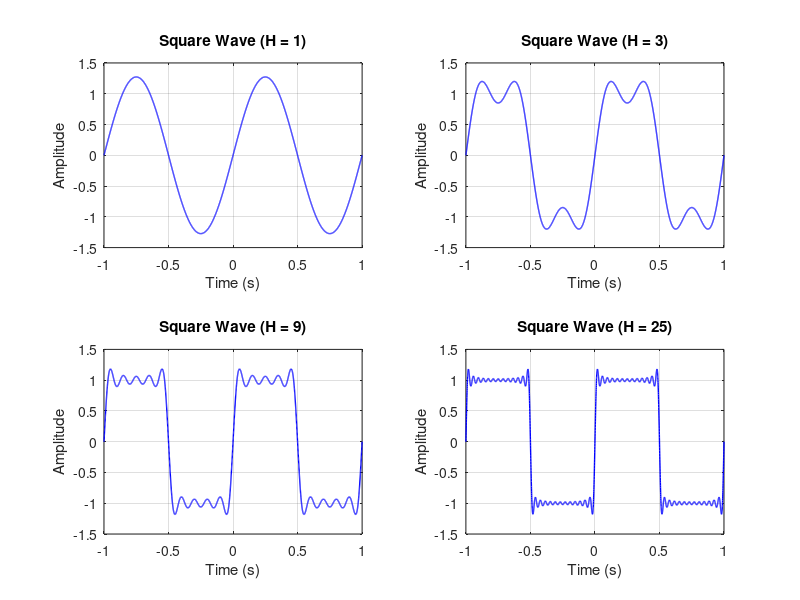
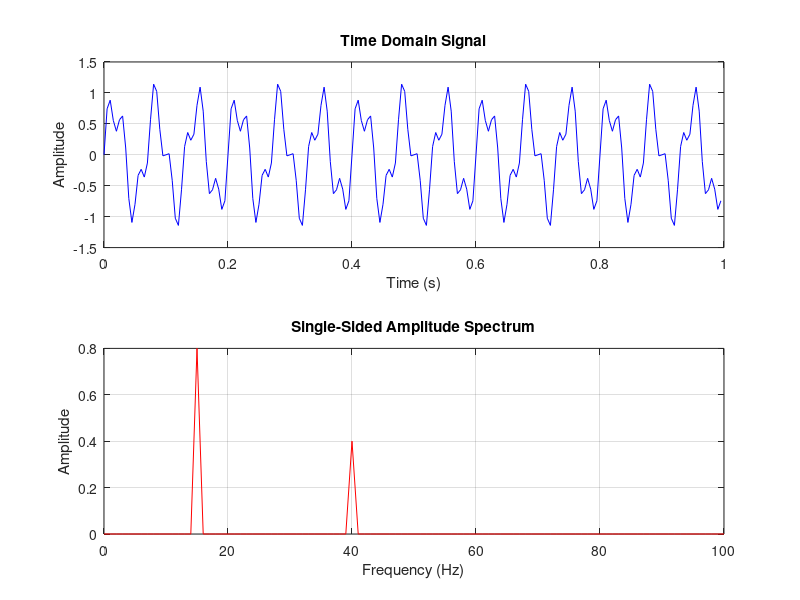
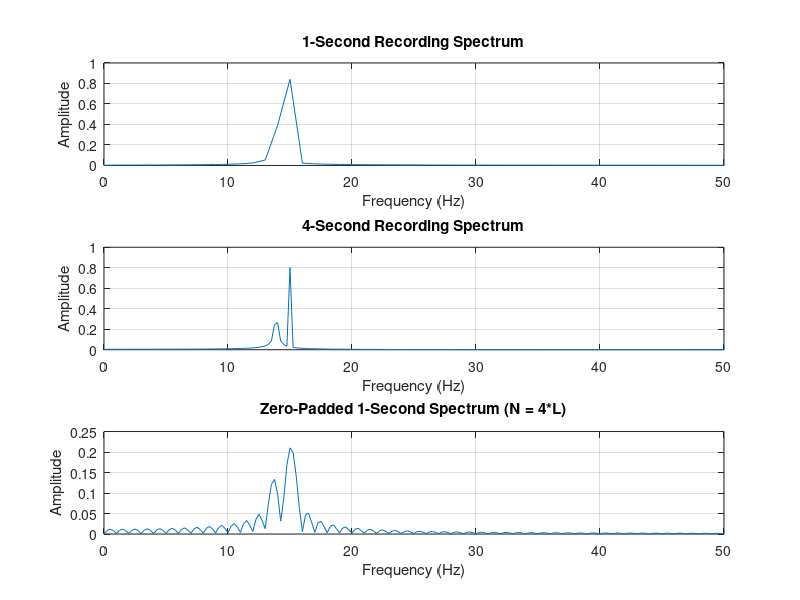
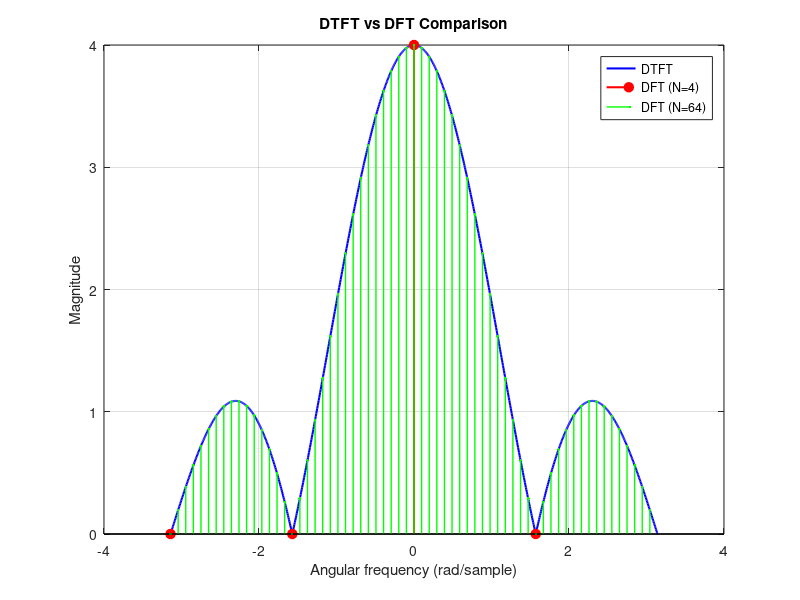

Recreate these plots in MATLAB, in order.
clear; clc; close all;
%%
% square wave
t = linspace(-1, 1, 4000);
H_vals = [1, 3, 9, 25];

figure;
for i = 1:length(H_vals)
    H = H_vals(i);
    x = zeros(size(t));
    for k = 1:2:H
        x = x + (4/pi) * sin(2*pi*k*t) / k;
    end

    subplot(2, 2, i);
    plot(t, x, 'b', 'LineWidth', 1);
    grid on;
    xlabel('Time (s)');
    ylabel('Amplitude');
    title(['Square Wave (H = ', num2str(H), ')']);
end
saveas(gcf, 'square-wave-comparison.png');
%% FFT

fs = 200;
T = 1;
t = 0:1/fs:T-1/fs;
x = 0.8*sin(2*pi*15*t) + 0.4*sin(2*pi*40*t);

figure;
subplot(2,1,1);
plot(t, x, 'b');
grid on;
xlabel('Time (s)');
ylabel('Amplitude');
title('Time Domain Signal');

% FFT Calculation
N = length(x);
Y = fft(x);
P2 = abs(Y/N);
P1 = P2(1:N/2+1);
P1(2:end-1) = 2*P1(2:end-1);
f = fs*(0:N/2)/N;

subplot(2,1,2);
plot(f, P1, 'r');
grid on;
xlabel('Frequency (Hz)');
ylabel('Amplitude');
title('Single-Sided Amplitude Spectrum');

saveas(gcf, 'two-frequency-spectrum.png');
%%
% spectral leakage

d = 4;   % Replaced with student digit
f2 = 13.2 + 0.17*d;
fs = 200;

% Helper function to calculate FFT and frequency vector
function [f, P1] = get_spectrum(x, fs, n_fft)
if nargin < 3
    n_fft = length(x);
end
Y = fft(x, n_fft);
P2 = abs(Y/n_fft);
P1 = P2(1:floor(n_fft/2)+1);
P1(2:end-1) = 2*P1(2:end-1);
f = fs*(0:floor(n_fft/2))/n_fft;
end

% 1-Second Recording
T1 = 1;
t1 = 0:1/fs:T1-1/fs;
x1 = 0.8*sin(2*pi*15*t1) + 0.4*sin(2*pi*f2*t1);

% 4-Second Recording
T4 = 4;
t4 = 0:1/fs:T4-1/fs;
x4 = 0.8*sin(2*pi*15*t4) + 0.4*sin(2*pi*f2*t4);

figure;
% 1-Second Spectrum
[f1, P1_1] = get_spectrum(x1, fs);
subplot(3,1,1);
plot(f1, P1_1);
xlim([0 50]); grid on;
title('1-Second Recording Spectrum');
xlabel('Frequency (Hz)'); ylabel('Amplitude');

% 4-Second Spectrum
[f4, P1_4] = get_spectrum(x4, fs);
subplot(3,1,2);
plot(f4, P1_4);
xlim([0 50]); grid on;
title('4-Second Recording Spectrum');
xlabel('Frequency (Hz)'); ylabel('Amplitude');

% Zero-padded 1-Second Spectrum
[f_pad, P1_pad] = get_spectrum(x1, fs, 4*length(x1));
subplot(3,1,3);
plot(f_pad, P1_pad);
xlim([0 50]); grid on;
title('Zero-Padded 1-Second Spectrum (N = 4*L)');
xlabel('Frequency (Hz)'); ylabel('Amplitude');

saveas(gcf, 'leakage-comparison.png');
%% DFT vs DTFT

x = [1 1 1 1];
n = 0:length(x)-1;

% Calculate DTFT
w = linspace(-pi, pi, 1000);
X = x * exp(-1j * (n.' * w));

% Calculate DFT N=4
N4 = 4;
X_dft4 = fftshift(fft(x, N4));
w_dft4 = linspace(-pi, pi - 2*pi/N4, N4);

% Calculate DFT N=64
N64 = 64;
X_dft64 = fftshift(fft(x, N64));
w_dft64 = linspace(-pi, pi - 2*pi/N64, N64);

figure;
plot(w, abs(X), 'b', 'LineWidth', 1.5);
hold on;
stem(w_dft4, abs(X_dft4), 'r', 'filled', 'LineWidth', 1.5, 'MarkerSize', 7);
stem(w_dft64, abs(X_dft64), 'g.', 'LineWidth', 1);
grid on;
xlabel('Angular frequency (rad/sample)');
ylabel('Magnitude');
title('DTFT vs DFT Comparison');
legend('DTFT', 'DFT (N=4)', 'DFT (N=64)');

saveas(gcf, 'dtft-dft-comparison.png');
